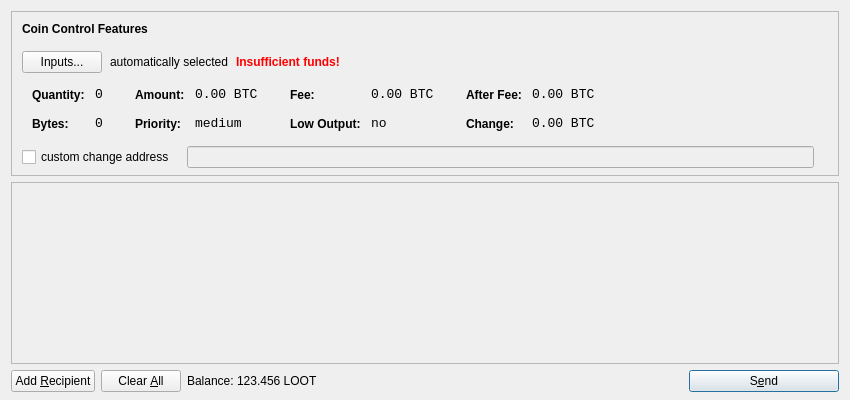
<?xml version="1.0" encoding="UTF-8"?>
<ui version="4.0">
 <class>SendCoinsDialog</class>
 <widget class="QDialog" name="SendCoinsDialog">
  <property name="geometry">
   <rect>
    <x>0</x>
    <y>0</y>
    <width>850</width>
    <height>400</height>
   </rect>
  </property>
  <property name="windowTitle">
   <string>Send Coins</string>
  </property>
  <layout class="QVBoxLayout" name="verticalLayout" stretch="0,1,0">
   <property name="bottomMargin">
    <number>8</number>
   </property>
   <item>
    <widget class="QFrame" name="frameCoinControl">
     <property name="sizePolicy">
      <sizepolicy hsizetype="Expanding" vsizetype="Expanding">
       <horstretch>0</horstretch>
       <verstretch>0</verstretch>
      </sizepolicy>
     </property>
     <property name="maximumSize">
      <size>
       <width>16777215</width>
       <height>16777215</height>
      </size>
     </property>
     <property name="frameShape">
      <enum>QFrame::StyledPanel</enum>
     </property>
     <property name="frameShadow">
      <enum>QFrame::Sunken</enum>
     </property>
     <layout class="QVBoxLayout" name="verticalLayoutCoinControl2">
      <property name="spacing">
       <number>-1</number>
      </property>
      <property name="leftMargin">
       <number>0</number>
      </property>
      <property name="topMargin">
       <number>0</number>
      </property>
      <property name="rightMargin">
       <number>0</number>
      </property>
      <property name="bottomMargin">
       <number>6</number>
      </property>
      <item>
       <layout class="QVBoxLayout" name="verticalLayoutCoinControl" stretch="0,0,0,0,1">
        <property name="spacing">
         <number>0</number>
        </property>
        <property name="leftMargin">
         <number>10</number>
        </property>
        <property name="topMargin">
         <number>10</number>
        </property>
        <item>
         <layout class="QHBoxLayout" name="horizontalLayoutCoinControl1">
          <property name="bottomMargin">
           <number>15</number>
          </property>
          <item>
           <widget class="QLabel" name="labelCoinControlFeatures">
            <property name="sizePolicy">
             <sizepolicy hsizetype="Preferred" vsizetype="Maximum">
              <horstretch>0</horstretch>
              <verstretch>0</verstretch>
             </sizepolicy>
            </property>
            <property name="font">
             <font>
              <weight>75</weight>
              <bold>true</bold>
             </font>
            </property>
            <property name="styleSheet">
             <string notr="true">font-weight:bold;</string>
            </property>
            <property name="text">
             <string>Coin Control Features</string>
            </property>
           </widget>
          </item>
         </layout>
        </item>
        <item>
         <layout class="QHBoxLayout" name="horizontalLayoutCoinControl2" stretch="0,0,0,0">
          <property name="spacing">
           <number>8</number>
          </property>
          <property name="bottomMargin">
           <number>10</number>
          </property>
          <item>
           <widget class="QPushButton" name="pushButtonCoinControl">
            <property name="styleSheet">
             <string notr="true"/>
            </property>
            <property name="text">
             <string>Inputs...</string>
            </property>
           </widget>
          </item>
          <item>
           <widget class="QLabel" name="labelCoinControlAutomaticallySelected">
            <property name="text">
             <string>automatically selected</string>
            </property>
            <property name="margin">
             <number>5</number>
            </property>
           </widget>
          </item>
          <item>
           <widget class="QLabel" name="labelCoinControlInsuffFunds">
            <property name="font">
             <font>
              <weight>75</weight>
              <bold>true</bold>
             </font>
            </property>
            <property name="styleSheet">
             <string notr="true">color:red;font-weight:bold;</string>
            </property>
            <property name="text">
             <string>Insufficient funds!</string>
            </property>
            <property name="margin">
             <number>5</number>
            </property>
           </widget>
          </item>
          <item>
           <spacer name="horizontalSpacerCoinControl">
            <property name="orientation">
             <enum>Qt::Horizontal</enum>
            </property>
            <property name="sizeHint" stdset="0">
             <size>
              <width>40</width>
              <height>1</height>
             </size>
            </property>
           </spacer>
          </item>
         </layout>
        </item>
        <item>
         <widget class="QWidget" name="widgetCoinControl" native="true">
          <property name="sizePolicy">
           <sizepolicy hsizetype="Preferred" vsizetype="Preferred">
            <horstretch>0</horstretch>
            <verstretch>0</verstretch>
           </sizepolicy>
          </property>
          <property name="minimumSize">
           <size>
            <width>0</width>
            <height>0</height>
           </size>
          </property>
          <property name="styleSheet">
           <string notr="true"/>
          </property>
          <layout class="QHBoxLayout" name="horizontalLayoutCoinControl5">
           <property name="margin">
            <number>0</number>
           </property>
           <item>
            <layout class="QHBoxLayout" name="horizontalLayoutCoinControl3" stretch="0,0,0,1">
             <property name="spacing">
              <number>20</number>
             </property>
             <property name="topMargin">
              <number>0</number>
             </property>
             <property name="bottomMargin">
              <number>10</number>
             </property>
             <item>
              <layout class="QFormLayout" name="formLayoutCoinControl1">
               <property name="horizontalSpacing">
                <number>10</number>
               </property>
               <property name="verticalSpacing">
                <number>14</number>
               </property>
               <property name="leftMargin">
                <number>10</number>
               </property>
               <property name="topMargin">
                <number>4</number>
               </property>
               <property name="rightMargin">
                <number>6</number>
               </property>
               <item row="0" column="0">
                <widget class="QLabel" name="labelCoinControlQuantityText">
                 <property name="styleSheet">
                  <string notr="true">font-weight:bold;</string>
                 </property>
                 <property name="text">
                  <string>Quantity:</string>
                 </property>
                 <property name="margin">
                  <number>0</number>
                 </property>
                </widget>
               </item>
               <item row="0" column="1">
                <widget class="QLabel" name="labelCoinControlQuantity">
                 <property name="font">
                  <font>
                   <family>Monospace</family>
                   <pointsize>10</pointsize>
                  </font>
                 </property>
                 <property name="cursor">
                  <cursorShape>IBeamCursor</cursorShape>
                 </property>
                 <property name="contextMenuPolicy">
                  <enum>Qt::ActionsContextMenu</enum>
                 </property>
                 <property name="text">
                  <string notr="true">0</string>
                 </property>
                 <property name="margin">
                  <number>0</number>
                 </property>
                 <property name="textInteractionFlags">
                  <set>Qt::LinksAccessibleByMouse|Qt::TextSelectableByKeyboard|Qt::TextSelectableByMouse</set>
                 </property>
                </widget>
               </item>
               <item row="1" column="0">
                <widget class="QLabel" name="labelCoinControlBytesText">
                 <property name="styleSheet">
                  <string notr="true">font-weight:bold;</string>
                 </property>
                 <property name="text">
                  <string>Bytes:</string>
                 </property>
                </widget>
               </item>
               <item row="1" column="1">
                <widget class="QLabel" name="labelCoinControlBytes">
                 <property name="font">
                  <font>
                   <family>Monospace</family>
                   <pointsize>10</pointsize>
                  </font>
                 </property>
                 <property name="cursor">
                  <cursorShape>IBeamCursor</cursorShape>
                 </property>
                 <property name="contextMenuPolicy">
                  <enum>Qt::ActionsContextMenu</enum>
                 </property>
                 <property name="text">
                  <string notr="true">0</string>
                 </property>
                 <property name="textInteractionFlags">
                  <set>Qt::LinksAccessibleByMouse|Qt::TextSelectableByKeyboard|Qt::TextSelectableByMouse</set>
                 </property>
                </widget>
               </item>
              </layout>
             </item>
             <item>
              <layout class="QFormLayout" name="formLayoutCoinControl2">
               <property name="horizontalSpacing">
                <number>10</number>
               </property>
               <property name="verticalSpacing">
                <number>14</number>
               </property>
               <property name="leftMargin">
                <number>6</number>
               </property>
               <property name="topMargin">
                <number>4</number>
               </property>
               <property name="rightMargin">
                <number>6</number>
               </property>
               <item row="0" column="0">
                <widget class="QLabel" name="labelCoinControlAmountText">
                 <property name="styleSheet">
                  <string notr="true">font-weight:bold;</string>
                 </property>
                 <property name="text">
                  <string>Amount:</string>
                 </property>
                 <property name="margin">
                  <number>0</number>
                 </property>
                </widget>
               </item>
               <item row="0" column="1">
                <widget class="QLabel" name="labelCoinControlAmount">
                 <property name="font">
                  <font>
                   <family>Monospace</family>
                   <pointsize>10</pointsize>
                  </font>
                 </property>
                 <property name="cursor">
                  <cursorShape>IBeamCursor</cursorShape>
                 </property>
                 <property name="contextMenuPolicy">
                  <enum>Qt::ActionsContextMenu</enum>
                 </property>
                 <property name="text">
                  <string notr="true">0.00 BTC</string>
                 </property>
                 <property name="textInteractionFlags">
                  <set>Qt::LinksAccessibleByMouse|Qt::TextSelectableByKeyboard|Qt::TextSelectableByMouse</set>
                 </property>
                </widget>
               </item>
               <item row="1" column="0">
                <widget class="QLabel" name="labelCoinControlPriorityText">
                 <property name="styleSheet">
                  <string notr="true">font-weight:bold;</string>
                 </property>
                 <property name="text">
                  <string>Priority:</string>
                 </property>
                </widget>
               </item>
               <item row="1" column="1">
                <widget class="QLabel" name="labelCoinControlPriority">
                 <property name="font">
                  <font>
                   <family>Monospace</family>
                   <pointsize>10</pointsize>
                  </font>
                 </property>
                 <property name="cursor">
                  <cursorShape>IBeamCursor</cursorShape>
                 </property>
                 <property name="contextMenuPolicy">
                  <enum>Qt::ActionsContextMenu</enum>
                 </property>
                 <property name="text">
                  <string>medium</string>
                 </property>
                 <property name="textInteractionFlags">
                  <set>Qt::LinksAccessibleByMouse|Qt::TextSelectableByKeyboard|Qt::TextSelectableByMouse</set>
                 </property>
                </widget>
               </item>
              </layout>
             </item>
             <item>
              <layout class="QFormLayout" name="formLayoutCoinControl3">
               <property name="horizontalSpacing">
                <number>10</number>
               </property>
               <property name="verticalSpacing">
                <number>14</number>
               </property>
               <property name="leftMargin">
                <number>6</number>
               </property>
               <property name="topMargin">
                <number>4</number>
               </property>
               <property name="rightMargin">
                <number>6</number>
               </property>
               <item row="0" column="0">
                <widget class="QLabel" name="labelCoinControlFeeText">
                 <property name="styleSheet">
                  <string notr="true">font-weight:bold;</string>
                 </property>
                 <property name="text">
                  <string>Fee:</string>
                 </property>
                 <property name="margin">
                  <number>0</number>
                 </property>
                </widget>
               </item>
               <item row="0" column="1">
                <widget class="QLabel" name="labelCoinControlFee">
                 <property name="font">
                  <font>
                   <family>Monospace</family>
                   <pointsize>10</pointsize>
                  </font>
                 </property>
                 <property name="cursor">
                  <cursorShape>IBeamCursor</cursorShape>
                 </property>
                 <property name="contextMenuPolicy">
                  <enum>Qt::ActionsContextMenu</enum>
                 </property>
                 <property name="text">
                  <string notr="true">0.00 BTC</string>
                 </property>
                 <property name="textInteractionFlags">
                  <set>Qt::LinksAccessibleByMouse|Qt::TextSelectableByKeyboard|Qt::TextSelectableByMouse</set>
                 </property>
                </widget>
               </item>
               <item row="1" column="0">
                <widget class="QLabel" name="labelCoinControlLowOutputText">
                 <property name="styleSheet">
                  <string notr="true">font-weight:bold;</string>
                 </property>
                 <property name="text">
                  <string>Low Output:</string>
                 </property>
                </widget>
               </item>
               <item row="1" column="1">
                <widget class="QLabel" name="labelCoinControlLowOutput">
                 <property name="font">
                  <font>
                   <family>Monospace</family>
                   <pointsize>10</pointsize>
                  </font>
                 </property>
                 <property name="cursor">
                  <cursorShape>IBeamCursor</cursorShape>
                 </property>
                 <property name="contextMenuPolicy">
                  <enum>Qt::ActionsContextMenu</enum>
                 </property>
                 <property name="text">
                  <string>no</string>
                 </property>
                 <property name="textInteractionFlags">
                  <set>Qt::LinksAccessibleByMouse|Qt::TextSelectableByKeyboard|Qt::TextSelectableByMouse</set>
                 </property>
                </widget>
               </item>
              </layout>
             </item>
             <item>
              <layout class="QFormLayout" name="formLayoutCoinControl4">
               <property name="horizontalSpacing">
                <number>10</number>
               </property>
               <property name="verticalSpacing">
                <number>14</number>
               </property>
               <property name="leftMargin">
                <number>6</number>
               </property>
               <property name="topMargin">
                <number>4</number>
               </property>
               <property name="rightMargin">
                <number>6</number>
               </property>
               <item row="0" column="0">
                <widget class="QLabel" name="labelCoinControlAfterFeeText">
                 <property name="styleSheet">
                  <string notr="true">font-weight:bold;</string>
                 </property>
                 <property name="text">
                  <string>After Fee:</string>
                 </property>
                 <property name="margin">
                  <number>0</number>
                 </property>
                </widget>
               </item>
               <item row="0" column="1">
                <widget class="QLabel" name="labelCoinControlAfterFee">
                 <property name="font">
                  <font>
                   <family>Monospace</family>
                   <pointsize>10</pointsize>
                  </font>
                 </property>
                 <property name="cursor">
                  <cursorShape>IBeamCursor</cursorShape>
                 </property>
                 <property name="contextMenuPolicy">
                  <enum>Qt::ActionsContextMenu</enum>
                 </property>
                 <property name="text">
                  <string notr="true">0.00 BTC</string>
                 </property>
                 <property name="textInteractionFlags">
                  <set>Qt::LinksAccessibleByMouse|Qt::TextSelectableByKeyboard|Qt::TextSelectableByMouse</set>
                 </property>
                </widget>
               </item>
               <item row="1" column="0">
                <widget class="QLabel" name="labelCoinControlChangeText">
                 <property name="styleSheet">
                  <string notr="true">font-weight:bold;</string>
                 </property>
                 <property name="text">
                  <string>Change:</string>
                 </property>
                </widget>
               </item>
               <item row="1" column="1">
                <widget class="QLabel" name="labelCoinControlChange">
                 <property name="font">
                  <font>
                   <family>Monospace</family>
                   <pointsize>10</pointsize>
                  </font>
                 </property>
                 <property name="cursor">
                  <cursorShape>IBeamCursor</cursorShape>
                 </property>
                 <property name="contextMenuPolicy">
                  <enum>Qt::ActionsContextMenu</enum>
                 </property>
                 <property name="text">
                  <string notr="true">0.00 BTC</string>
                 </property>
                 <property name="textInteractionFlags">
                  <set>Qt::LinksAccessibleByMouse|Qt::TextSelectableByKeyboard|Qt::TextSelectableByMouse</set>
                 </property>
                </widget>
               </item>
              </layout>
             </item>
            </layout>
           </item>
          </layout>
         </widget>
        </item>
        <item>
         <layout class="QHBoxLayout" name="horizontalLayoutCoinControl4" stretch="0,0,0">
          <property name="spacing">
           <number>12</number>
          </property>
          <property name="sizeConstraint">
           <enum>QLayout::SetDefaultConstraint</enum>
          </property>
          <property name="topMargin">
           <number>5</number>
          </property>
          <property name="rightMargin">
           <number>5</number>
          </property>
          <item>
           <widget class="QCheckBox" name="checkBoxCoinControlChange">
            <property name="text">
             <string>custom change address</string>
            </property>
           </widget>
          </item>
          <item>
           <widget class="QLineEdit" name="lineEditCoinControlChange">
            <property name="enabled">
             <bool>false</bool>
            </property>
            <property name="sizePolicy">
             <sizepolicy hsizetype="Expanding" vsizetype="Fixed">
              <horstretch>0</horstretch>
              <verstretch>0</verstretch>
             </sizepolicy>
            </property>
           </widget>
          </item>
          <item>
           <widget class="QLabel" name="labelCoinControlChangeLabel">
            <property name="sizePolicy">
             <sizepolicy hsizetype="Preferred" vsizetype="Expanding">
              <horstretch>0</horstretch>
              <verstretch>0</verstretch>
             </sizepolicy>
            </property>
            <property name="minimumSize">
             <size>
              <width>0</width>
              <height>0</height>
             </size>
            </property>
            <property name="text">
             <string/>
            </property>
            <property name="margin">
             <number>3</number>
            </property>
           </widget>
          </item>
         </layout>
        </item>
        <item>
         <spacer name="verticalSpacerCoinControl">
          <property name="orientation">
           <enum>Qt::Vertical</enum>
          </property>
          <property name="sizeHint" stdset="0">
           <size>
            <width>800</width>
            <height>1</height>
           </size>
          </property>
         </spacer>
        </item>
       </layout>
      </item>
     </layout>
    </widget>
   </item>
   <item>
    <widget class="QScrollArea" name="scrollArea">
     <property name="widgetResizable">
      <bool>true</bool>
     </property>
     <widget class="QWidget" name="scrollAreaWidgetContents">
      <property name="geometry">
       <rect>
        <x>0</x>
        <y>0</y>
        <width>830</width>
        <height>165</height>
       </rect>
      </property>
      <layout class="QVBoxLayout" name="verticalLayout_2">
       <property name="margin">
        <number>0</number>
       </property>
       <item>
        <layout class="QVBoxLayout" name="entries">
         <property name="spacing">
          <number>6</number>
         </property>
        </layout>
       </item>
       <item>
        <spacer name="verticalSpacer">
         <property name="orientation">
          <enum>Qt::Vertical</enum>
         </property>
         <property name="sizeHint" stdset="0">
          <size>
           <width>20</width>
           <height>40</height>
          </size>
         </property>
        </spacer>
       </item>
      </layout>
     </widget>
    </widget>
   </item>
   <item>
    <layout class="QHBoxLayout" name="horizontalLayout">
     <item>
      <widget class="QPushButton" name="addButton">
       <property name="toolTip">
        <string>Send to multiple recipients at once</string>
       </property>
       <property name="text">
        <string>Add &amp;Recipient</string>
       </property>
       <property name="icon">
        <iconset resource="../bitcoin.qrc">
         <normaloff>:/icons/add</normaloff>:/icons/add</iconset>
       </property>
       <property name="autoDefault">
        <bool>false</bool>
       </property>
      </widget>
     </item>
     <item>
      <widget class="QPushButton" name="clearButton">
       <property name="sizePolicy">
        <sizepolicy hsizetype="Minimum" vsizetype="Fixed">
         <horstretch>0</horstretch>
         <verstretch>0</verstretch>
        </sizepolicy>
       </property>
       <property name="toolTip">
        <string>Remove all transaction fields</string>
       </property>
       <property name="text">
        <string>Clear &amp;All</string>
       </property>
       <property name="icon">
        <iconset resource="../bitcoin.qrc">
         <normaloff>:/icons/remove</normaloff>:/icons/remove</iconset>
       </property>
       <property name="autoRepeatDelay">
        <number>300</number>
       </property>
       <property name="autoDefault">
        <bool>false</bool>
       </property>
      </widget>
     </item>
     <item>
      <layout class="QHBoxLayout" name="horizontalLayout_2">
       <property name="spacing">
        <number>3</number>
       </property>
       <item>
        <widget class="QLabel" name="label">
         <property name="text">
          <string>Balance:</string>
         </property>
        </widget>
       </item>
       <item>
        <widget class="QLabel" name="labelBalance">
         <property name="cursor">
          <cursorShape>IBeamCursor</cursorShape>
         </property>
         <property name="text">
          <string>123.456 LOOT</string>
         </property>
         <property name="textInteractionFlags">
          <set>Qt::LinksAccessibleByMouse|Qt::TextSelectableByKeyboard|Qt::TextSelectableByMouse</set>
         </property>
        </widget>
       </item>
      </layout>
     </item>
     <item>
      <spacer name="horizontalSpacer">
       <property name="orientation">
        <enum>Qt::Horizontal</enum>
       </property>
       <property name="sizeHint" stdset="0">
        <size>
         <width>40</width>
         <height>20</height>
        </size>
       </property>
      </spacer>
     </item>
     <item>
      <widget class="QPushButton" name="sendButton">
       <property name="minimumSize">
        <size>
         <width>150</width>
         <height>0</height>
        </size>
       </property>
       <property name="toolTip">
        <string>Confirm the send action</string>
       </property>
       <property name="text">
        <string>S&amp;end</string>
       </property>
       <property name="icon">
        <iconset resource="../bitcoin.qrc">
         <normaloff>:/icons/send</normaloff>:/icons/send</iconset>
       </property>
       <property name="default">
        <bool>true</bool>
       </property>
      </widget>
     </item>
    </layout>
   </item>
  </layout>
 </widget>
 <resources>
  <include location="../bitcoin.qrc"/>
 </resources>
 <connections/>
</ui>
